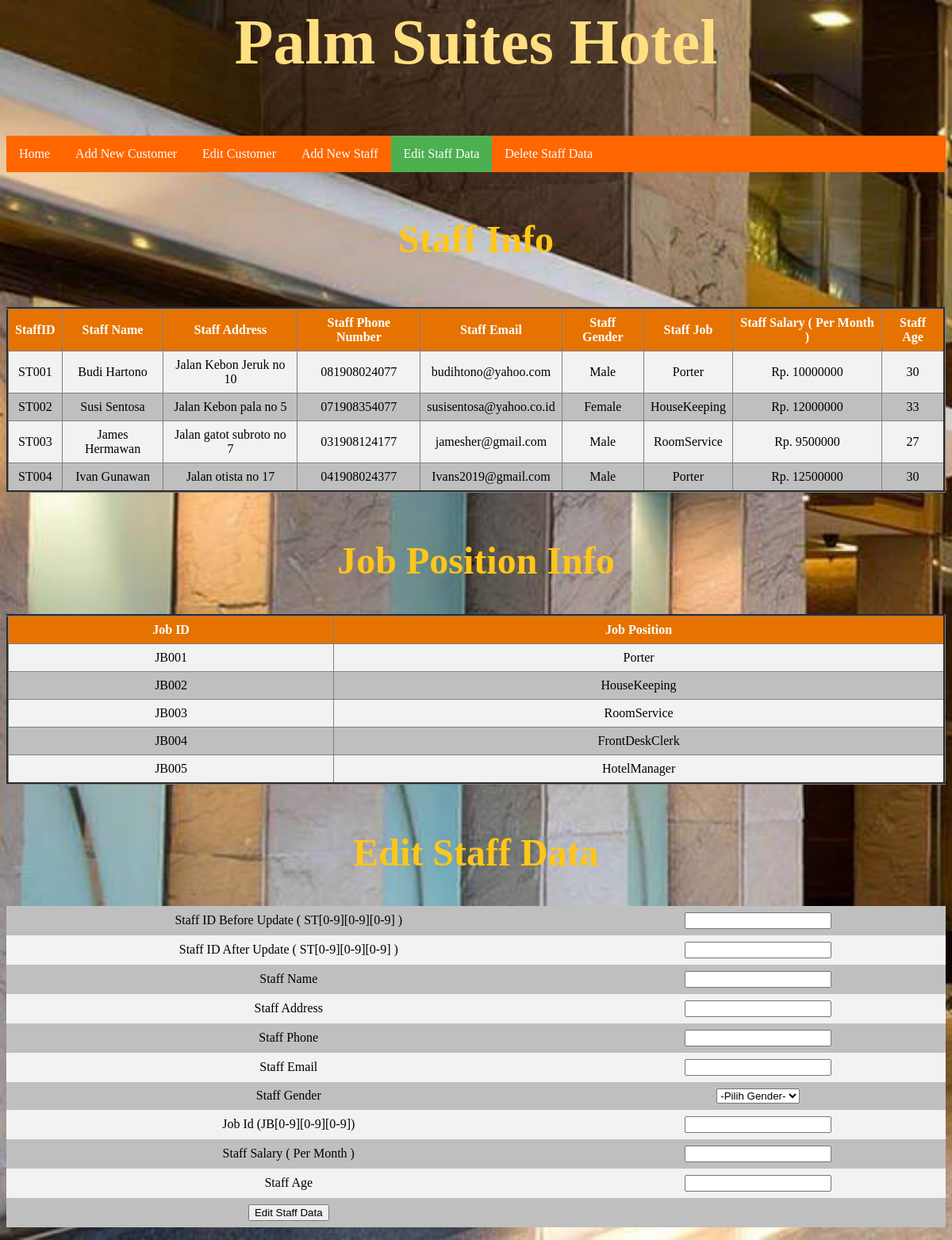
The page /EditStaffData.php on the database its author committed.
### tables this page shows
CREATE TABLE `staff` (
  `StaffID` varchar(5) NOT NULL,
  `StaffName` varchar(255) NOT NULL,
  `StaffSalary` int(11) NOT NULL,
  `StaffAddress` varchar(255) NOT NULL,
  `StaffPhone` varchar(15) NOT NULL,
  `StaffEmail` varchar(100) DEFAULT NULL,
  `StaffGender` varchar(7) DEFAULT NULL,
  `StaffAge` int(11) NOT NULL,
  `JobID` varchar(5) NOT NULL
);

CREATE TABLE `job` (
  `JobID` varchar(5) NOT NULL,
  `JobName` varchar(100) NOT NULL
);

### EditStaffData.php (the view, shortened to what this page needs)
<html>
<head>
</head>
<body bgcolor="#ffc266">
<h1>Palm Suites Hotel</h1>
<br>
<ul>
         <li><a href="Home.php">Home</a></li>
         <li><a href="AddCustomer.php">Add New Customer</a></li>
         <li><a href="EditCustomerData.php">Edit Customer</a></li>
         <li><a href="AddStaff.php">Add New Staff</a></li>
         <li><a class="active" href="EditStaffData.php">Edit Staff Data</a></li>
         <li><a href="DeleteStaffData.php">Delete Staff Data</a></li>
    </ul>
<br>
<h2>Staff Info</h2>
<br>
<table width='120%' border=3>
        <tr>
            <th>StaffID</th>
            <th>Staff Name</th>
            <th>Staff Address</th>
            <th>Staff Phone Number</th>
            <th>Staff Email</th>
            <th>Staff Gender</th>
            <th>Staff Job</th>
            <th>Staff Salary ( Per Month )</th>
            <th>Staff Age</th>
        </tr>
    <?php
    $databaseHost = 'localhost';
    $databaseName = 'HotelManagement';
    $databaseUsername = 'root';
    $databasePassword = '';
    $mysqli = mysqli_connect($databaseHost, $databaseUsername, $databasePassword, $databaseName);
    $query = 'SELECT Staff.StaffID,StaffName,StaffAddress,StaffPhone,StaffEmail,StaffGender,JobName,StaffSalary,StaffAge FROM Staff join job on Staff.JobID=Job.JobID ORDER BY Staff.StaffID ';
    $result = mysqli_query($mysqli, $query);
    while($user_data = mysqli_fetch_array($result)) {
        echo "<tr>";
        echo "<td>".$user_data['StaffID']."</td>";
        echo "<td>".$user_data['StaffName']."</td>";
        echo "<td>".$user_data['StaffAddress']."</td>";
        echo "<td>".$user_data['StaffPhone']."</td>";
        echo "<td>".$user_data['StaffEmail']."</td>";
        echo "<td>".$user_data['StaffGender']."</td>";
        echo "<td>".$user_data['JobName']."</td>";
        echo "<td>Rp. ".$user_data['StaffSalary']."</td>";
        echo "<td>".$user_data['StaffAge']."</td>";
    }
    ?>
    </table>
    <br>
<h2>Job Position Info</h2>
    <table width='120%' border=3>
        <tr>
            <th>Job ID</th>
            <th>Job Position</th>
        </tr>
        <?php
    $databaseHost = 'localhost';
    $databaseName = 'HotelManagement';
    $databaseUsername = 'root';
    $databasePassword = '';
    $mysqli = mysqli_connect($databaseHost, $databaseUsername, $databasePassword, $databaseName);
    $query ='SELECT * FROM Job';
    $result = mysqli_query($mysqli, $query);
    while($user_data = mysqli_fetch_array($result)) {
        echo "<tr>";
        echo "<td>".$user_data['JobID']."</td>";
        echo "<td>".$user_data['JobName']."</td>";
    }
    ?>
    </table>
    <br>
<h2>Edit Staff Data</h2>
<form id="form1" action ="EditStaffData.php" onsubmit="return validateform();" method="POST">
<table width="55%" border="0">
    <tr>
        <td> Staff ID Before Update ( ST[0-9][0-9][0-9] ) </td>
        <td><input type="text" name="StaffID1"></td>
    </tr>
    <tr>
        <td> Staff ID After Update ( ST[0-9][0-9][0-9] ) </td>
        <td><input type="text" name="StaffID2"></td>
    </tr>
    <tr>
        <td> Staff Name </td>
        <td><input type="text" name="StaffName"></td>
    </tr>
    <tr>
        <td> Staff Address</td>
        <td><input type="text" name="StaffAddress" id="alamat"></td>
    </tr>
    <tr>
        <td> Staff Phone</td>
        <td><input type="text" name="StaffPhone" id="phone"></td>
    </tr>
    <tr>
        <td> Staff Email</td>
        <td><input type="text" name="StaffEmail" id="email"></td>
    </tr>
    <tr>
        <td> Staff Gender</td>
        <td>
            <select name="StaffGender" id="gender">
            <option value="">-Pilih Gender-</option>
            </select>
        </td>
    </tr>
    <tr>
        <td> Job Id (JB[0-9][0-9][0-9])</td>
        <td><input type="text" name="JobID"></td>
    </tr>
    <tr>
        <td> Staff Salary ( Per Month ) </td>
        <td><input type="text" name="StaffSalary"></td>
    </tr>
    <tr>
        <td>Staff Age</td>
        <td><input type="text" name="StaffAge" id="age"></td>
    </tr>
    <tr>
        <td>
            <button type="submit">Edit Staff Data</button>
    </td>
    <td><label id="lblError" style="color: red"></label></td>
    </tr>
</table>
</form>
</body>
</html>

### EditStaffData.php (style rules this page uses)
body { background-image: url('editstaff.jpg'); background-repeat: no-repeat; background-attachment: fixed; background-size: cover; }
ul { list-style-type: none; margin: 0; padding: 0; overflow: hidden; background-color: #ff6600; position: -webkit-sticky; position: sticky; top: 0; }
li { float: left; }
li a { display: block; color: white; text-align: center; padding: 14px 16px; text-decoration: none; }
.active { background-color: #4CAF50; }
table { border-collapse: collapse; width: 100%; }
th, td { text-align: center; padding: 8px; }
tr:nth-child(even) { background-color: #f2f2f2 }
tr:nth-child(odd) { background-color: #bfbfbf }
th { background-color: #e67300; color: white; }
h1 { font-size: 500%; font-family:impact; color:#ffdf80; text-align:center; }
h2 { font-family:georgia; text-align:center; font-size: 300%; color:#ffc61a; }

### rows shown on the page
staff: StaffID "ST001", StaffName "Budi Hartono", StaffAddress "Jalan Kebon Jeruk no 10", StaffPhone "081908024077", StaffEmail "budihtono@yahoo.com", StaffGender "Male", JobID.JobName "Porter", StaffSalary "10000000", StaffAge "30"
staff: StaffID "ST002", StaffName "Susi Sentosa", StaffAddress "Jalan Kebon pala no 5", StaffPhone "071908354077", StaffEmail "susisentosa@yahoo.co.id", StaffGender "Female", JobID.JobName "HouseKeeping", StaffSalary "12000000", StaffAge "33"
staff: StaffID "ST003", StaffName "James Hermawan", StaffAddress "Jalan gatot subroto no 7", StaffPhone "031908124177", StaffEmail "jamesher@gmail.com", StaffGender "Male", JobID.JobName "RoomService", StaffSalary "9500000", StaffAge "27"
staff: StaffID "ST004", StaffName "Ivan Gunawan", StaffAddress "Jalan otista no 17", StaffPhone "041908024377", StaffEmail "Ivans2019@gmail.com", StaffGender "Male", JobID.JobName "Porter", StaffSalary "12500000", StaffAge "30"
job: JobID "JB001", JobName "Porter"
job: JobID "JB002", JobName "HouseKeeping"
job: JobID "JB003", JobName "RoomService"
job: JobID "JB004", JobName "FrontDeskClerk"
job: JobID "JB005", JobName "HotelManager"
